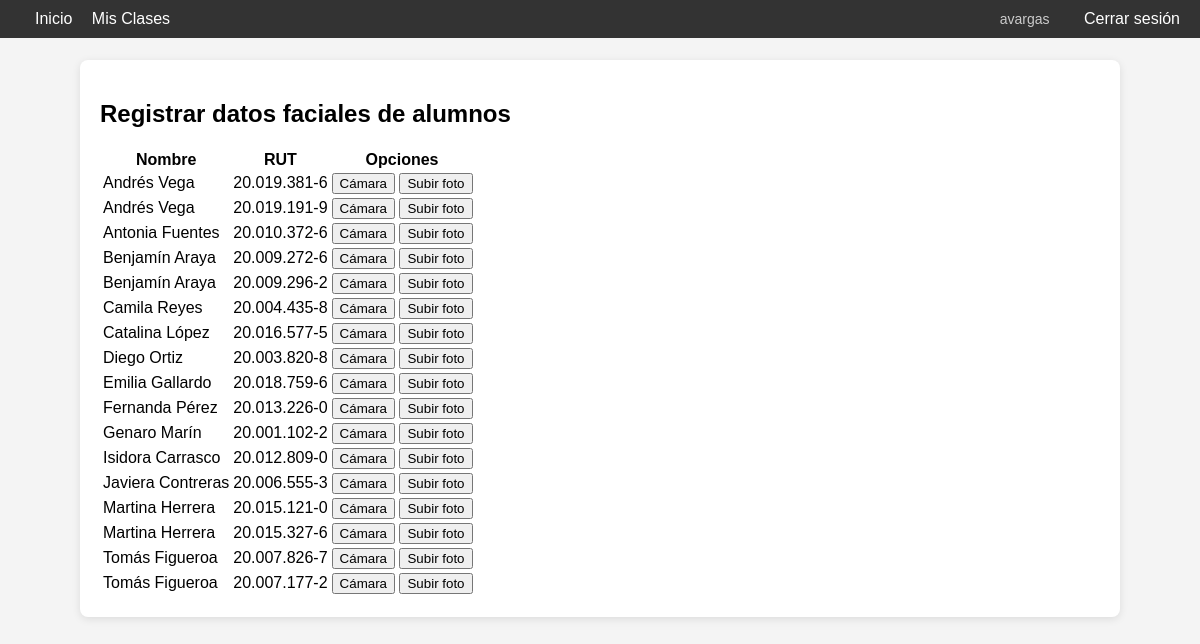
Screenshot of /ingresar_alumno/1 (signed in) with the database file from the repository.
### tables this page shows
CREATE TABLE alumno (
        id INTEGER PRIMARY KEY AUTOINCREMENT,
        nombre TEXT NOT NULL,
        rut TEXT NOT NULL UNIQUE,
        datos_rostro BLOB NOT NULL
    );

### app/routes.py (the view, shortened to what this page needs)
@app.route('/ingresar_alumno/<int:clase_id>', methods=['GET', 'POST'])
def ingresar_alumno(clase_id):
    if 'usuario' not in session:
        return redirect(url_for('login'))
    mensaje = None
    conexion = sqlite3.connect("asistencia.db")
    cursor = conexion.cursor()
    cursor.execute("""
        SELECT alumno.id, alumno.nombre, alumno.rut
        FROM alumno
        JOIN alumno_clase ON alumno.id = alumno_clase.alumno_id
        WHERE alumno_clase.clase_id = ?
        ORDER BY alumno.nombre
    """, (clase_id,))
    alumnos = [{"id": a[0], "nombre": a[1], "rut": a[2]} for a in cursor.fetchall()]
    conexion.close()
    return render_template('ingresar_alumno.html', clase_id=clase_id, alumnos=alumnos, mensaje=mensaje)

### app/templates/ingresar_alumno.html (shortened to what this page needs)
{% extends "base.html" %}
{% block content %}
<h2>Registrar datos faciales de alumnos</h2>
<table>
    <tr>
        <th>Nombre</th>
        <th>RUT</th>
        <th>Opciones</th>
    </tr>
    {% for alumno in alumnos %}
    <tr>
        <td>{{ alumno.nombre }}</td>
        <td>{{ alumno.rut }}</td>
        <td>
            <button onclick="activarCamara('{{ alumno.id }}')">Cámara</button>
            <form action="{{ url_for('ingresar_alumno', clase_id=clase_id) }}" method="post" enctype="multipart/form-data" style="display:inline;">
                <button type="button" onclick="this.previousElementSibling.click();">Subir foto</button>
            </form>
        </td>
    </tr>
    {% endfor %}
</table>
{% endblock %}

### app/templates/base.html (style rules this page uses)
body { font-family: Arial, sans-serif; margin: 0; padding-top: 60px; background-color: #f4f4f4; }

### rows the page displays
alumno: nombre "Andrés Vega", rut "20.019.381-6"
alumno: nombre "Andrés Vega", rut "20.019.191-9"
alumno: nombre "Antonia Fuentes", rut "20.010.372-6"
alumno: nombre "Benjamín Araya", rut "20.009.272-6"
alumno: nombre "Benjamín Araya", rut "20.009.296-2"
alumno: nombre "Camila Reyes", rut "20.004.435-8"
alumno: nombre "Catalina López", rut "20.016.577-5"
alumno: nombre "Diego Ortiz", rut "20.003.820-8"
alumno: nombre "Emilia Gallardo", rut "20.018.759-6"
alumno: nombre "Fernanda Pérez", rut "20.013.226-0"
alumno: nombre "Genaro Marín", rut "20.001.102-2"
alumno: nombre "Isidora Carrasco", rut "20.012.809-0"
alumno: nombre "Javiera Contreras", rut "20.006.555-3"
alumno: nombre "Martina Herrera", rut "20.015.121-0"
alumno: nombre "Martina Herrera", rut "20.015.327-6"
alumno: nombre "Tomás Figueroa", rut "20.007.826-7"
alumno: nombre "Tomás Figueroa", rut "20.007.177-2"

### other values shown
{{ session['usuario'] }} "avargas"
